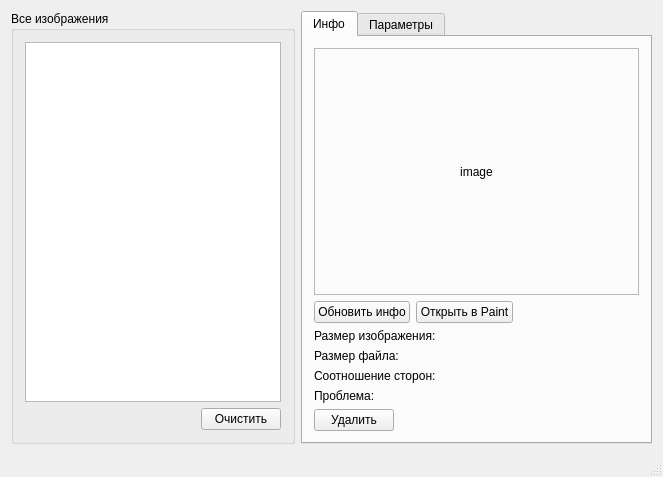
<?xml version="1.0" encoding="UTF-8"?>
<ui version="4.0">
 <class>MainWindow</class>
 <widget class="QMainWindow" name="MainWindow">
  <property name="enabled">
   <bool>true</bool>
  </property>
  <property name="geometry">
   <rect>
    <x>0</x>
    <y>0</y>
    <width>663</width>
    <height>477</height>
   </rect>
  </property>
  <property name="acceptDrops">
   <bool>true</bool>
  </property>
  <property name="windowTitle">
   <string>Проверялка</string>
  </property>
  <widget class="QWidget" name="centralWidget">
   <property name="enabled">
    <bool>true</bool>
   </property>
   <layout class="QHBoxLayout" name="horizontalLayout">
    <item>
     <widget class="QGroupBox" name="groupBox_4">
      <property name="sizePolicy">
       <sizepolicy hsizetype="Maximum" vsizetype="Preferred">
        <horstretch>0</horstretch>
        <verstretch>0</verstretch>
       </sizepolicy>
      </property>
      <property name="autoFillBackground">
       <bool>false</bool>
      </property>
      <property name="title">
       <string>Все изображения</string>
      </property>
      <layout class="QVBoxLayout" name="verticalLayout_7">
       <item>
        <layout class="QVBoxLayout" name="verticalLayout_2" stretch="0,0">
         <item>
          <widget class="QListWidget" name="listWidget">
           <property name="dragDropMode">
            <enum>QAbstractItemView::NoDragDrop</enum>
           </property>
          </widget>
         </item>
         <item>
          <layout class="QHBoxLayout" name="horizontalLayout_13">
           <item>
            <spacer name="horizontalSpacer_5">
             <property name="orientation">
              <enum>Qt::Horizontal</enum>
             </property>
             <property name="sizeHint" stdset="0">
              <size>
               <width>40</width>
               <height>20</height>
              </size>
             </property>
            </spacer>
           </item>
           <item>
            <widget class="QPushButton" name="clearBtn">
             <property name="text">
              <string>Очистить</string>
             </property>
            </widget>
           </item>
          </layout>
         </item>
        </layout>
       </item>
      </layout>
     </widget>
    </item>
    <item>
     <widget class="QTabWidget" name="tabWidget">
      <property name="currentIndex">
       <number>0</number>
      </property>
      <widget class="QWidget" name="tab">
       <property name="enabled">
        <bool>true</bool>
       </property>
       <attribute name="title">
        <string>Инфо</string>
       </attribute>
       <layout class="QVBoxLayout" name="verticalLayout_6">
        <item>
         <widget class="QLabel" name="imgLabel">
          <property name="sizePolicy">
           <sizepolicy hsizetype="Minimum" vsizetype="Expanding">
            <horstretch>0</horstretch>
            <verstretch>0</verstretch>
           </sizepolicy>
          </property>
          <property name="frameShape">
           <enum>QFrame::StyledPanel</enum>
          </property>
          <property name="lineWidth">
           <number>1</number>
          </property>
          <property name="text">
           <string>image</string>
          </property>
          <property name="scaledContents">
           <bool>false</bool>
          </property>
          <property name="alignment">
           <set>Qt::AlignCenter</set>
          </property>
         </widget>
        </item>
        <item>
         <layout class="QHBoxLayout" name="horizontalLayout_2">
          <item>
           <widget class="QPushButton" name="updateBtn">
            <property name="text">
             <string>Обновить инфо</string>
            </property>
           </widget>
          </item>
          <item>
           <widget class="QPushButton" name="paintOpenBtn">
            <property name="sizePolicy">
             <sizepolicy hsizetype="Minimum" vsizetype="Fixed">
              <horstretch>0</horstretch>
              <verstretch>0</verstretch>
             </sizepolicy>
            </property>
            <property name="text">
             <string>Открыть в Paint</string>
            </property>
           </widget>
          </item>
          <item>
           <spacer name="horizontalSpacer_3">
            <property name="orientation">
             <enum>Qt::Horizontal</enum>
            </property>
            <property name="sizeType">
             <enum>QSizePolicy::Expanding</enum>
            </property>
            <property name="sizeHint" stdset="0">
             <size>
              <width>40</width>
              <height>20</height>
             </size>
            </property>
           </spacer>
          </item>
         </layout>
        </item>
        <item>
         <layout class="QHBoxLayout" name="horizontalLayout_4">
          <item>
           <widget class="QLabel" name="label">
            <property name="text">
             <string>Размер изображения:</string>
            </property>
           </widget>
          </item>
          <item>
           <widget class="QLabel" name="imageSizeLabel">
            <property name="sizePolicy">
             <sizepolicy hsizetype="Expanding" vsizetype="Preferred">
              <horstretch>0</horstretch>
              <verstretch>0</verstretch>
             </sizepolicy>
            </property>
            <property name="text">
             <string/>
            </property>
           </widget>
          </item>
         </layout>
        </item>
        <item>
         <layout class="QHBoxLayout" name="horizontalLayout_10">
          <item>
           <widget class="QLabel" name="label_15">
            <property name="text">
             <string>Размер файла:</string>
            </property>
           </widget>
          </item>
          <item>
           <widget class="QLabel" name="fileSizeLabel">
            <property name="sizePolicy">
             <sizepolicy hsizetype="Expanding" vsizetype="Preferred">
              <horstretch>0</horstretch>
              <verstretch>0</verstretch>
             </sizepolicy>
            </property>
            <property name="text">
             <string/>
            </property>
           </widget>
          </item>
         </layout>
        </item>
        <item>
         <layout class="QHBoxLayout" name="horizontalLayout_5">
          <item>
           <widget class="QLabel" name="label_13">
            <property name="text">
             <string>Соотношение сторон:</string>
            </property>
           </widget>
          </item>
          <item>
           <widget class="QLabel" name="ARLabel">
            <property name="sizePolicy">
             <sizepolicy hsizetype="Expanding" vsizetype="Preferred">
              <horstretch>0</horstretch>
              <verstretch>0</verstretch>
             </sizepolicy>
            </property>
            <property name="text">
             <string/>
            </property>
           </widget>
          </item>
         </layout>
        </item>
        <item>
         <layout class="QHBoxLayout" name="horizontalLayout_11">
          <item>
           <widget class="QLabel" name="label_17">
            <property name="text">
             <string>Проблема:</string>
            </property>
           </widget>
          </item>
          <item>
           <widget class="QLabel" name="errLabel">
            <property name="sizePolicy">
             <sizepolicy hsizetype="Expanding" vsizetype="Preferred">
              <horstretch>0</horstretch>
              <verstretch>0</verstretch>
             </sizepolicy>
            </property>
            <property name="text">
             <string/>
            </property>
           </widget>
          </item>
         </layout>
        </item>
        <item>
         <layout class="QHBoxLayout" name="horizontalLayout_12">
          <item>
           <widget class="QPushButton" name="removeBtn">
            <property name="enabled">
             <bool>true</bool>
            </property>
            <property name="sizePolicy">
             <sizepolicy hsizetype="Minimum" vsizetype="Fixed">
              <horstretch>0</horstretch>
              <verstretch>0</verstretch>
             </sizepolicy>
            </property>
            <property name="text">
             <string>Удалить</string>
            </property>
           </widget>
          </item>
          <item>
           <spacer name="horizontalSpacer_4">
            <property name="orientation">
             <enum>Qt::Horizontal</enum>
            </property>
            <property name="sizeHint" stdset="0">
             <size>
              <width>40</width>
              <height>20</height>
             </size>
            </property>
           </spacer>
          </item>
         </layout>
        </item>
       </layout>
      </widget>
      <widget class="QWidget" name="tab_3">
       <attribute name="title">
        <string>Параметры</string>
       </attribute>
       <layout class="QVBoxLayout" name="verticalLayout_3">
        <item>
         <widget class="QGroupBox" name="groupBox_2">
          <property name="sizePolicy">
           <sizepolicy hsizetype="Preferred" vsizetype="Maximum">
            <horstretch>0</horstretch>
            <verstretch>0</verstretch>
           </sizepolicy>
          </property>
          <property name="title">
           <string>Разрешение</string>
          </property>
          <layout class="QVBoxLayout" name="verticalLayout_4">
           <item>
            <widget class="QRadioButton" name="radio1000px">
             <property name="text">
              <string>1000x666(1.5015)</string>
             </property>
             <property name="checked">
              <bool>true</bool>
             </property>
            </widget>
           </item>
           <item>
            <widget class="QRadioButton" name="radion460px">
             <property name="text">
              <string>460x318(1.4465)</string>
             </property>
            </widget>
           </item>
          </layout>
         </widget>
        </item>
        <item>
         <widget class="QGroupBox" name="groupBox_3">
          <property name="title">
           <string>Допуски</string>
          </property>
          <layout class="QVBoxLayout" name="verticalLayout_5">
           <item>
            <layout class="QHBoxLayout" name="horizontalLayout_6">
             <item>
              <widget class="QLabel" name="label_2">
               <property name="sizePolicy">
                <sizepolicy hsizetype="Minimum" vsizetype="Maximum">
                 <horstretch>0</horstretch>
                 <verstretch>0</verstretch>
                </sizepolicy>
               </property>
               <property name="text">
                <string>Соотношение сторон:</string>
               </property>
              </widget>
             </item>
             <item>
              <widget class="QLabel" name="arEpsLabel">
               <property name="sizePolicy">
                <sizepolicy hsizetype="Minimum" vsizetype="Maximum">
                 <horstretch>0</horstretch>
                 <verstretch>0</verstretch>
                </sizepolicy>
               </property>
               <property name="text">
                <string>1%</string>
               </property>
              </widget>
             </item>
             <item>
              <spacer name="horizontalSpacer">
               <property name="orientation">
                <enum>Qt::Horizontal</enum>
               </property>
               <property name="sizeHint" stdset="0">
                <size>
                 <width>40</width>
                 <height>20</height>
                </size>
               </property>
              </spacer>
             </item>
            </layout>
           </item>
           <item>
            <layout class="QHBoxLayout" name="horizontalLayout_7">
             <item>
              <widget class="QLabel" name="label_5">
               <property name="text">
                <string>0</string>
               </property>
              </widget>
             </item>
             <item>
              <widget class="QSlider" name="arEpsSlider">
               <property name="maximum">
                <number>20</number>
               </property>
               <property name="pageStep">
                <number>5</number>
               </property>
               <property name="value">
                <number>1</number>
               </property>
               <property name="orientation">
                <enum>Qt::Horizontal</enum>
               </property>
              </widget>
             </item>
             <item>
              <widget class="QLabel" name="label_6">
               <property name="text">
                <string>20</string>
               </property>
              </widget>
             </item>
            </layout>
           </item>
           <item>
            <layout class="QHBoxLayout" name="horizontalLayout_8">
             <item>
              <widget class="QLabel" name="label_7">
               <property name="sizePolicy">
                <sizepolicy hsizetype="Minimum" vsizetype="Maximum">
                 <horstretch>0</horstretch>
                 <verstretch>0</verstretch>
                </sizepolicy>
               </property>
               <property name="text">
                <string>Размер+-:</string>
               </property>
              </widget>
             </item>
             <item>
              <widget class="QLabel" name="sizeEpsLabel">
               <property name="sizePolicy">
                <sizepolicy hsizetype="Minimum" vsizetype="Maximum">
                 <horstretch>0</horstretch>
                 <verstretch>0</verstretch>
                </sizepolicy>
               </property>
               <property name="text">
                <string>5px</string>
               </property>
              </widget>
             </item>
             <item>
              <spacer name="horizontalSpacer_2">
               <property name="orientation">
                <enum>Qt::Horizontal</enum>
               </property>
               <property name="sizeHint" stdset="0">
                <size>
                 <width>40</width>
                 <height>20</height>
                </size>
               </property>
              </spacer>
             </item>
            </layout>
           </item>
           <item>
            <layout class="QHBoxLayout" name="horizontalLayout_9">
             <item>
              <widget class="QLabel" name="label_9">
               <property name="text">
                <string>0</string>
               </property>
              </widget>
             </item>
             <item>
              <widget class="QSlider" name="sizeEpsSlider">
               <property name="maximum">
                <number>40</number>
               </property>
               <property name="singleStep">
                <number>1</number>
               </property>
               <property name="value">
                <number>5</number>
               </property>
               <property name="orientation">
                <enum>Qt::Horizontal</enum>
               </property>
              </widget>
             </item>
             <item>
              <widget class="QLabel" name="label_10">
               <property name="text">
                <string>40</string>
               </property>
              </widget>
             </item>
            </layout>
           </item>
           <item>
            <layout class="QHBoxLayout" name="horizontalLayout_3">
             <item>
              <widget class="QPushButton" name="updateListButton">
               <property name="text">
                <string>Обновить список</string>
               </property>
              </widget>
             </item>
             <item>
              <spacer name="horizontalSpacer_6">
               <property name="orientation">
                <enum>Qt::Horizontal</enum>
               </property>
               <property name="sizeHint" stdset="0">
                <size>
                 <width>40</width>
                 <height>20</height>
                </size>
               </property>
              </spacer>
             </item>
            </layout>
           </item>
          </layout>
         </widget>
        </item>
        <item>
         <spacer name="verticalSpacer">
          <property name="orientation">
           <enum>Qt::Vertical</enum>
          </property>
          <property name="sizeHint" stdset="0">
           <size>
            <width>20</width>
            <height>40</height>
           </size>
          </property>
         </spacer>
        </item>
       </layout>
      </widget>
     </widget>
    </item>
   </layout>
  </widget>
  <widget class="QMenuBar" name="menuBar">
   <property name="geometry">
    <rect>
     <x>0</x>
     <y>0</y>
     <width>663</width>
     <height>20</height>
    </rect>
   </property>
  </widget>
  <widget class="QStatusBar" name="statusBar"/>
 </widget>
 <layoutdefault spacing="6" margin="11"/>
 <resources/>
 <connections/>
</ui>
